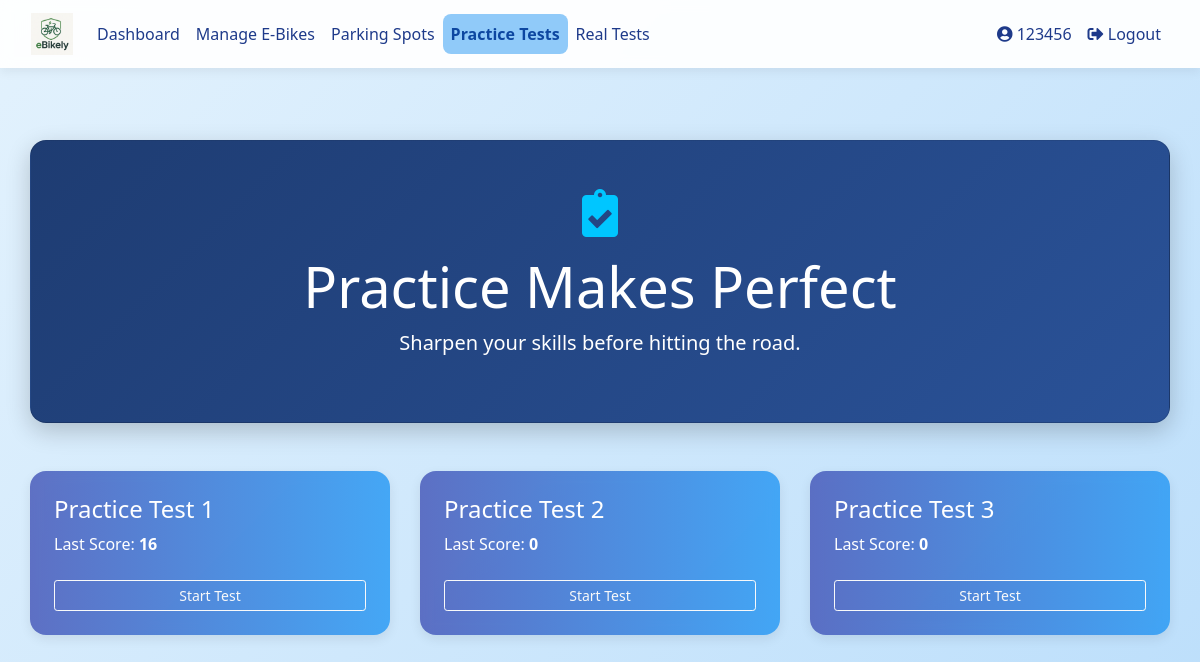
Before: /practice (signed in) with the older database file.
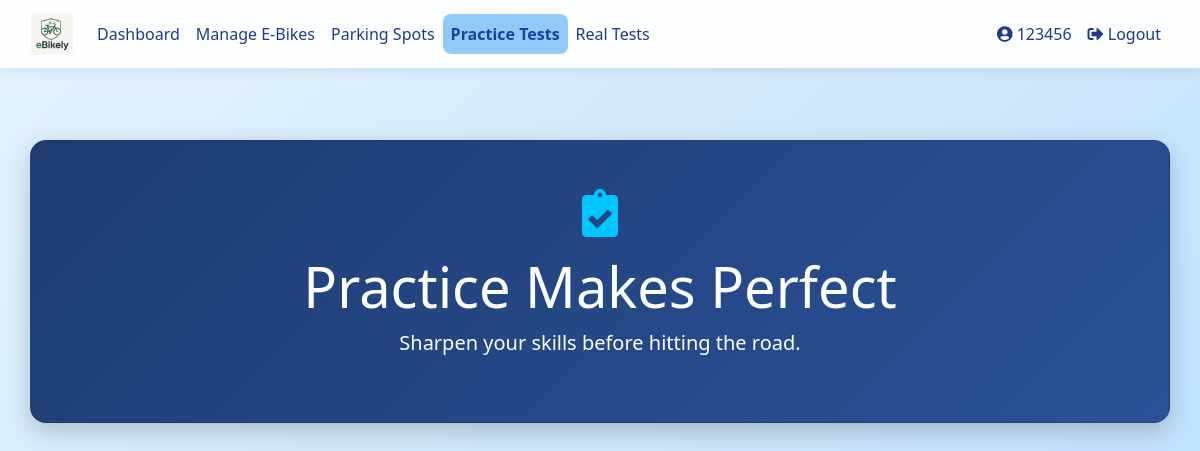
After: the same page with the newer database file.
### database_setup.py (models this page shows)
class User(Base, UserMixin):
    __tablename__ = 'users'
    id = Column(Integer, primary_key=True)
    username = Column(String(150), unique=True, nullable=False)
    email = Column(String(150), nullable=True)
    password = Column(String(150), nullable=False)
    ebikes = relationship('EBike', back_populates='owner', cascade="all, delete-orphan")
    practice_tests = relationship('PracticeTest', back_populates='user', cascade="all, delete-orphan")
    real_tests = relationship('RealTest', back_populates='user', cascade="all, delete-orphan")
    practice_attempts = relationship("PracticeAttempt", back_populates="user", cascade="all, delete-orphan")
    parking_spot = relationship("ParkingSpot", back_populates="reserved_user", uselist=False)
    reservations = relationship("ParkingReservation", back_populates="user")
    role = Column(String(10))  # 'student' or 'teacher'
    department = Column(String(150))  # for teachers
    year = Column(Integer)  # for students
    house = Column(String(50))  # for students

class PracticeTest(Base):
    __tablename__ = 'practice_tests'
    id = Column(Integer, primary_key=True)
    name = Column(String(100), nullable=False)
    user_id = Column(Integer, ForeignKey('users.id'))  # <-- This line fixes the problem
    user = relationship('User', back_populates='practice_tests')  # <-- Define this side of the relationship
    questions = relationship('PracticeQuestion', back_populates='test', cascade="all, delete-orphan")

class PracticeAttempt(Base):
    __tablename__ = 'practice_attempts'
    id = Column(Integer, primary_key=True)
    user_id = Column(Integer, ForeignKey('users.id'), nullable=False)
    test_id = Column(Integer, ForeignKey('practice_tests.id'), nullable=False)
    score = Column(Integer, nullable=False)
    attempt_date = Column(DateTime, default=datetime.utcnow)
    user = relationship('User', back_populates='practice_attempts')

### app.py (the view)
@app.route('/practice', methods=['GET'])
@login_required
def practice_selection():
    session = SessionLocal()
    user = session.query(User).filter_by(id=current_user.id).first()
    tests = session.query(PracticeTest).all()
    attempts = {attempt.test_id: attempt for attempt in user.practice_attempts}
    session.close()
    return render_template('practice_selection.html', tests=tests, attempts=attempts)

### app.py (called while the page is built)
@login_manager.user_loader
def load_user(user_id):
    session = SessionLocal()
    user = session.query(User).get(int(user_id))
    session.close()
    return user

### templates/practice_selection.html (shortened to what this page needs)
{% extends "base.html" %}
{% block content %}
<div class="container dashboard-container fade-in py-5">
    <div class="hero-section card text-white text-center mb-5 p-5">
        <i class="fas fa-clipboard-check dashboard-icon mb-3"></i>
        <h1 class="display-4">Practice Makes Perfect</h1>
        <p class="lead">Sharpen your skills before hitting the road.</p>
    </div>
    <div class="row justify-content-center slide-up-delay">
        {% for test in tests %}
        <div class="col-md-6 col-lg-4 mb-4">
            <div class="feature-card card text-white p-4 h-100">
                <h4 class="mb-2">{{ test.name }}</h4>
                {% if test.id in attempts %}
                    <p>Last Score: <strong>{{ attempts[test.id].score }}</strong></p>
                {% else %}
                    <p>No attempt yet.</p>
                {% endif %}
                <a href="{{ url_for('practice_quiz', test_id=test.id) }}" class="btn btn-outline-light btn-sm mt-2">Start Test</a>
            </div>
        </div>
        {% endfor %}
    </div>
</div>
<link rel="stylesheet" href="https://cdnjs.cloudflare.com/ajax/libs/font-awesome/5.15.4/css/all.min.css">
{% endblock %}

### templates/base.html (shortened to what this page needs)
<!DOCTYPE html>
<html lang="en">
<head>
  <link rel="stylesheet" href="https://stackpath.bootstrapcdn.com/bootstrap/4.5.2/css/bootstrap.min.css">
  <link rel="stylesheet" href="{{ url_for('static', filename='styles.css') }}">
  <link href="https://cdnjs.cloudflare.com/ajax/libs/font-awesome/5.15.4/css/all.min.css" rel="stylesheet">
</head>
<body>
  <nav class="navbar navbar-expand-lg navbar-light">
    <div class="container-fluid">
      <a class="navbar-brand" href="{{ url_for('dashboard') }}">
        <img src="{{ url_for('static', filename='images/logo.png') }}" alt="E-Bike Manager Logo">
      </a>
      <div class="collapse navbar-collapse justify-content-between" id="navbarNav">
        <ul class="navbar-nav">
          {% if current_user.is_authenticated %}
            <li class="nav-item"><a class="nav-link {% if request.endpoint == 'dashboard' %}active{% endif %}" href="{{ url_for('dashboard') }}">Dashboard</a></li>
            <li class="nav-item"><a class="nav-link {% if request.endpoint == 'ebike_management' %}active{% endif %}" href="{{ url_for('ebike_management') }}">Manage E-Bikes</a></li>
            <li class="nav-item"><a class="nav-link {% if request.endpoint == 'parking_spots' %}active{% endif %}" href="{{ url_for('parking_spots') }}">Parking Spots</a></li>
            <li class="nav-item"><a class="nav-link {% if request.endpoint == 'practice_selection' %}active{% endif %}" href="{{ url_for('practice_selection') }}">Practice Tests</a></li>
            <li class="nav-item"><a class="nav-link {% if request.endpoint == 'real_tests' %}active{% endif %}" href="{{ url_for('real_tests') }}">Real Tests</a></li>
          {% endif %}
        </ul>
        <ul class="navbar-nav">
          {% if current_user.is_authenticated %}
            <li class="nav-item"><a class="nav-link {% if request.endpoint == 'user_profile' %}active{% endif %}" href="{{ url_for('user_profile') }}"><i class="fas fa-user-circle"></i> {{ current_user.username }}</a></li>
            <li class="nav-item"><a class="nav-link" href="{{ url_for('logout') }}"><i class="fas fa-sign-out-alt"></i> Logout</a></li>
          {% else %}
            <li class="nav-item"><a class="nav-link" href="{{ url_for('login') }}"><i class="fas fa-sign-in-alt"></i> Login</a></li>
            <li class="nav-item"><a class="nav-link" href="{{ url_for('register') }}"><i class="fas fa-user-plus"></i> Register</a></li>
          {% endif %}
        </ul>
      </div>
    </div>
  </nav>
  <div class="container my-4">
    {% block content %}{% endblock %}
  </div>
</body>
</html>

### static/styles.css (style rules this page uses)
.card { border-radius: 10px; box-shadow: 0 4px 6px rgba(0, 0, 0, 0.1); transition: transform 0.2s; }
.text-white { color: white; }
.hero-section { background: linear-gradient(135deg, #f8f9fa 0%, #e9ecef 100%); padding: 100px 0; }

### templates/base.html (style rules this page uses)
body { min-height: 100vh; margin: 0; font-family: 'Segoe UI', sans-serif; background: linear-gradient(135deg, #e3f2fd 0%, #bbdefb 100%); color: #212529; }
.navbar { background-color: #ffffffee; backdrop-filter: blur(6px); box-shadow: 0 4px 10px rgba(0, 0, 0, 0.06); }
.navbar-brand img { height: 42px; }
.nav-link { color: #1e3a8a !important; font-weight: 500; transition: background 0.3s ease; border-radius: 0.5rem; padding: 0.5rem 0.8rem; }
.nav-link.active { background-color: #90caf9; color: #0d47a1 !important; font-weight: bold; }
.container, .container-fluid { max-width: 1200px; }
.card, .auth-card { background: #ffffff; border-radius: 1rem; box-shadow: 0 4px 12px rgba(0, 0, 0, 0.08); transition: transform 0.2s ease; }

### templates/practice_selection.html (style rules this page uses)
.dashboard-container { padding-top: 3rem; padding-bottom: 3rem; }
.hero-section { background: linear-gradient(135deg, #1e3c72 0%, #2a5298 100%); border-radius: 1rem; box-shadow: 0 8px 24px rgba(0, 0, 0, 0.2); }
.dashboard-icon { font-size: 3rem; color: #00c6ff; }
.fade-in { animation: fadeIn 1s ease-in; }

Changed rows visible on the page:
removed PracticeTest: name "Practice Test 1"
removed PracticeAttempt: score "16"
removed PracticeTest: name "Practice Test 2"
removed PracticeAttempt: score "0"
removed PracticeTest: name "Practice Test 3"
removed PracticeAttempt: score "0"
